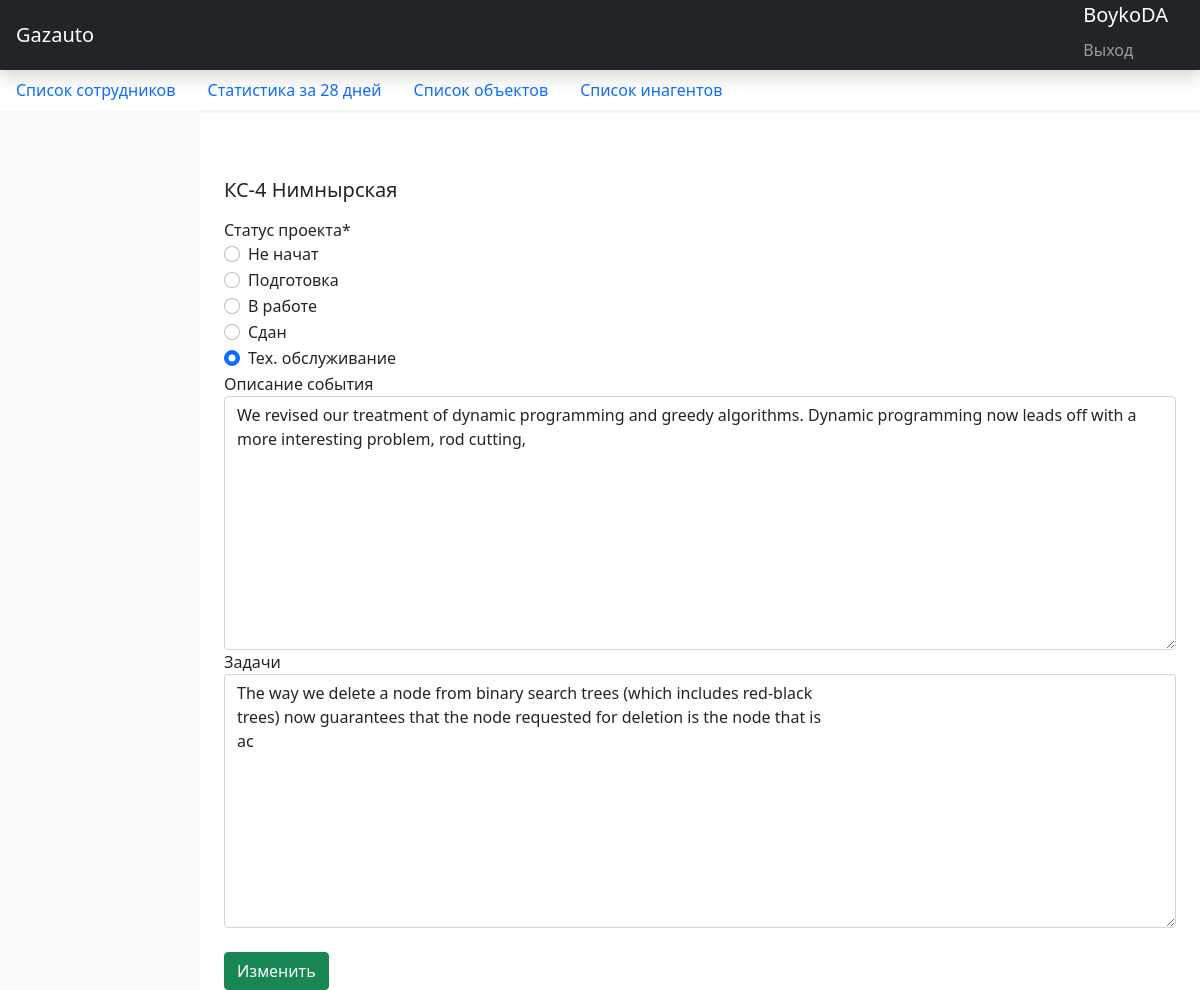
The app's page /project/ks4_nimnyrskaya/update/ (signed in), older data.
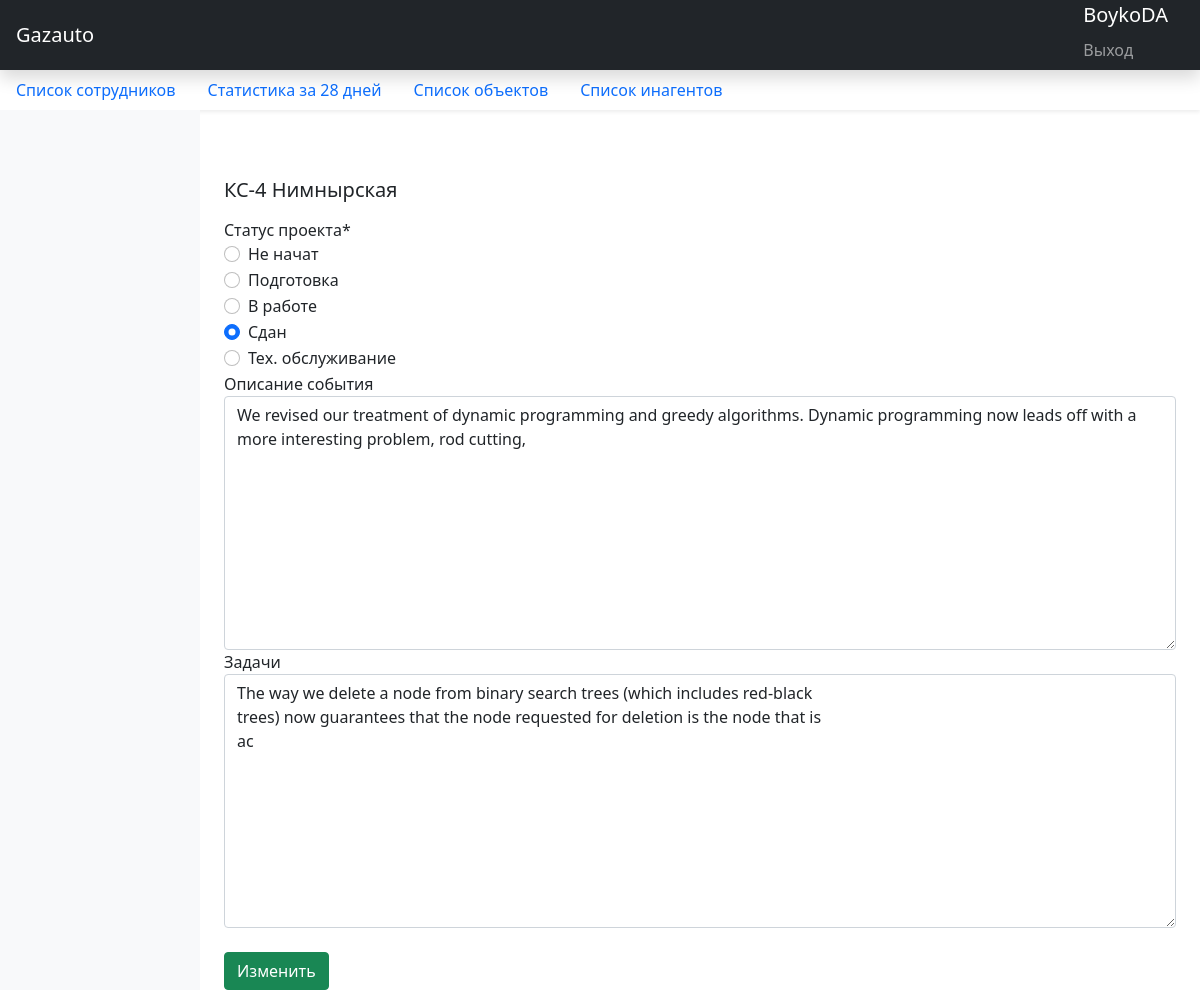
The same page, newer data.
### statistic_app/models.py (models this page shows, shortened)
class Project(models.Model):
    STATUS_PROJECT = [
        ('Не начат', 'Не начат'),
        ('Подготовка', 'Подготовка'),
        ('В работе', 'В работе'),
        ('Сдан', 'Сдан'),
        ('Тех. обслуживание', 'Тех. обслуживание'),
    ]
    STATUS_STYLE_PROJECT = {
        'Не начат': 'badge bg-danger',
        'Подготовка': 'badge bg-secondary',
        'В работе': 'badge bg-primary',
        'Сдан': 'badge bg-success',
        'Тех. обслуживание': 'badge bg-warning text-dark',
    }
    name = models.CharField("Название", max_length=200, blank=False, null=False, unique=True)
    status = models.CharField("Статус проекта", max_length=200, choices=STATUS_PROJECT,
                              default='Не начат')
    description = models.TextField("Описание события", null=True, blank=True)
    tasks = models.TextField("Задачи", max_length=2000, blank=True, null=True)
    url = models.SlugField(max_length=255, unique=True, db_index=True, verbose_name="URL", default=None, null=True,
                           blank=True)
    class Meta:
        ordering = ['-name']
    class Meta:
        verbose_name = "Проект"
        verbose_name_plural = "Проекты"

### statistic_app/views.py (the view)
# urls.py: path('project/<str:slug>/update/', ProjectEditView.as_view(), name='project_update'),
class ProjectEditView(LoginRequiredMixin, ObjectUpdateMixin, View):
    form_model = ProjectEditForm
    login_url = '/accounts/login'
    model = Project
    template = 'project/project_edit.html'
    success_url = reverse_lazy('project')
    fields = ['status', 'description', 'tasks']

### statistic_app/forms.py
class ProjectEditForm(forms.ModelForm):
    class Meta:
        model = Project
        fields = ['status', 'description', 'tasks']
        widgets = {
            'status': forms.RadioSelect(attrs={'class': 'form-control'}),
            'description': forms.Textarea(attrs={'class': 'form-control'}),
            'tasks': forms.Textarea(attrs={'class': 'form-control'}),
        }

### statistic_app/utils.py (called while the page is built)
    def get(self, request, slug):
        object = self.model.objects.get(url__iexact=slug)
        bound_form = self.form_model(instance=object)
        return render(request, self.template, context={
            'form': bound_form,
            self.model.__name__.lower(): object,
        })

### templates/project/project_edit.html (shortened to what this page needs)
{% extends 'index.html' %}
{% load crispy_forms_tags %}
{% block contents %}
<h5 class="blog-post-title mb-3">{{ project.name }}</h5>
<form method="post">
    {{ form|crispy }}
    <button type="submit" class="btn btn-success mt-4">Изменить</button>
</form>
{% endblock %}

Row changes from the older to the newer data that the page shows:
changed Project "КС-4 Нимнырская": status "☐ Не начат ☐ Подготовка ☐ В работе ☐ Сдан ☑ Тех. обслуживание" → "☐ Не начат ☐ Подготовка ☐ В работе ☑ Сдан ☐ Тех. обслуживание"
